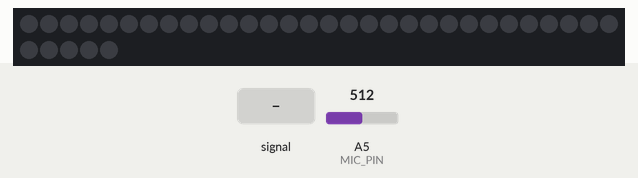
The sketch below on a simulated Arduino Uno, built with avr-gcc and run on an emulated ATmega328P. On the bench: 35 RGB LEDs in strip order, left to right, continuing on the next row. Inputs (shaded band) come from the test bench; at power-on: A5 (MIC_PIN) = 512.

Above: at 1.2 s.
1.3 s: A5 (MIC_PIN) fed a 200 Hz sine of ±460 counts around its level
At 1.45 s:
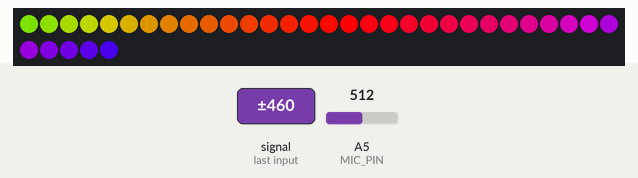
3.7 s: A5 (MIC_PIN) set to 75
5.2 s: A5 (MIC_PIN) set to 180
7.2 s: A5 (MIC_PIN) fed a 200 Hz sine of ±81 counts around its level
At 7.96 s:
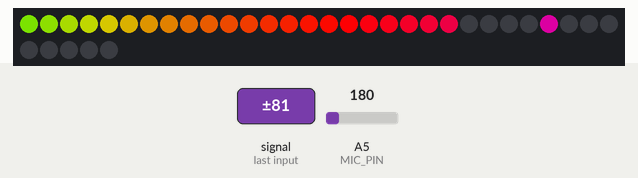
8.9 s: A5 (MIC_PIN) set to 306
At 11.7 s:
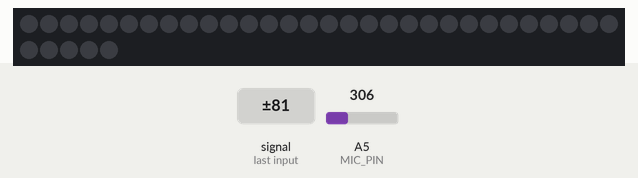
11.9 s: A5 (MIC_PIN) fed a 1000 Hz sine of ±255 counts around its level
At 12.05 s:
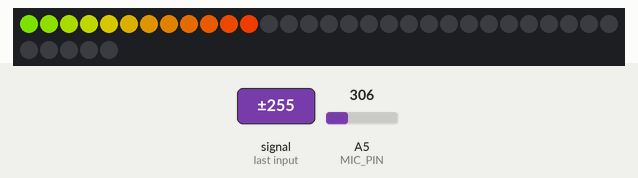

The sketch:

guitar-strings.ino
```cpp
// (licence header left out)
#include <Adafruit_NeoPixel.h>

#define N_PIXELS  35  // Number of pixels in strand
#define MIC_PIN   A5  // Microphone is attached to this analog pin
#define LED_PIN    6  // NeoPixel LED strand is connected to this pin
#define DC_OFFSET  0  // DC offset in mic signal - if unusure, leave 0
#define NOISE     100  // Noise/hum/interference in mic signal
#define SAMPLES   60  // Length of buffer for dynamic level adjustment
#define TOP       (N_PIXELS + 2) // Allow dot to go slightly off scale
#define PEAK_FALL 40  // Rate of peak falling dot

byte
  peak      = 0,      // Used for falling dot
  dotCount  = 0,      // Frame counter for delaying dot-falling speed
  volCount  = 0;      // Frame counter for storing past volume data
int
  vol[SAMPLES],       // Collection of prior volume samples
  lvl       = 10,      // Current "dampened" audio level
  minLvlAvg = 0,      // For dynamic adjustment of graph low & high
  maxLvlAvg = 512;
Adafruit_NeoPixel
  lowerStrip = Adafruit_NeoPixel(N_PIXELS, LED_PIN, NEO_GRB + NEO_KHZ800);

void setup()
{

  // This is only needed on 5V Arduinos (Uno, Leonardo, etc.).
  // Connect 3.3V to mic AND TO AREF ON ARDUINO and enable this
  // line.  Audio samples are 'cleaner' at 3.3V.
  // COMMENT OUT THIS LINE FOR 3.3V ARDUINOS (FLORA, ETC.):
  analogReference(EXTERNAL);

  memset(vol, 0, sizeof(vol));
  lowerStrip.begin();
}

void loop() {
  uint8_t  i;
  uint16_t minLvl, maxLvl;
  int      n, height;


  n   = analogRead(MIC_PIN);                        // Raw reading from mic
  n   = abs(n - 512 - DC_OFFSET); // Center on zero
  n   = (n <= NOISE) ? 0 : (n - NOISE);             // Remove noise/hum
  lvl = ((lvl * 7) + n) >> 3;    // "Dampened" reading (else looks twitchy)

  // Calculate bar height based on dynamic min/max levels (fixed point):
  height = TOP * (lvl - minLvlAvg) / (long)(maxLvlAvg - minLvlAvg);

  if(height < 0L)       height = 0;      // Clip output
  else if(height > TOP) height = TOP;
  if(height > peak)     peak   = height; // Keep 'peak' dot at top


  // Color pixels based on rainbow gradient
  for(i=0; i<N_PIXELS; i++)
  {
    if(i >= height)
    {
      lowerStrip.setPixelColor(i,   0,   0, 0);
    }
    else
    {
      byte m = map(i,0,lowerStrip.numPixels()-1,30,150);
      uint32_t w = Wheel(m);
      lowerStrip.setPixelColor(i, w);
    }
  }

  // Draw peak dot
  if(peak > 0 && peak <= N_PIXELS-1) lowerStrip.setPixelColor(peak,Wheel(map(peak,0,lowerStrip.numPixels()-1,30,150)));

  lowerStrip.show(); // Update strip

  // Every few frames, make the peak pixel drop by 1:
  if(++dotCount >= PEAK_FALL)
  {
    //fall rate

      if(peak > 0) peak--;
      dotCount = 0;
  }

  vol[volCount] = n;                      // Save sample for dynamic leveling
  if(++volCount >= SAMPLES) volCount = 0; // Advance/rollover sample counter

  // Get volume range of prior frames
  minLvl = maxLvl = vol[0];
  for(i=1; i<SAMPLES; i++) {
    if(vol[i] < minLvl)      minLvl = vol[i];
    else if(vol[i] > maxLvl) maxLvl = vol[i];
  }
  // minLvl and maxLvl indicate the volume range over prior frames, used
  // for vertically scaling the output graph (so it looks interesting
  // regardless of volume level).  If they're too close together though
  // (e.g. at very low volume levels) the graph becomes super coarse
  // and 'jumpy'...so keep some minimum distance between them (this
  // also lets the graph go to zero when no sound is playing):
  if((maxLvl - minLvl) < TOP) maxLvl = minLvl + TOP;
  minLvlAvg = (minLvlAvg * 63 + minLvl) >> 6; // Dampen min/max levels
  maxLvlAvg = (maxLvlAvg * 63 + maxLvl) >> 6; // (fake rolling average)

}

// Input a value 0 to 255 to get a color value.
// The colors are a transition r - g - b - back to r.
uint32_t Wheel(byte WheelPos)
{
  if(WheelPos < 85) {
   return lowerStrip.Color(WheelPos * 3, 255 - WheelPos * 3, 0);
  } else if(WheelPos < 170) {
   WheelPos -= 85;
   return lowerStrip.Color(255 - WheelPos * 3, 0, WheelPos * 3);
  } else {
   WheelPos -= 170;
   return lowerStrip.Color(0, WheelPos * 3, 255 - WheelPos * 3);
  }
}
```

Measured:
- after the input at 1.3 s, the LEDs: change at once (image 1)
- after the input at 7.2 s, the LEDs: first change after 0.29 s (image 2 shows a later state)
- after the input at 8.9 s, the LEDs: first change at once (image 3 shows a later state)
- after the input at 11.9 s, the LEDs: change at once (image 4)
